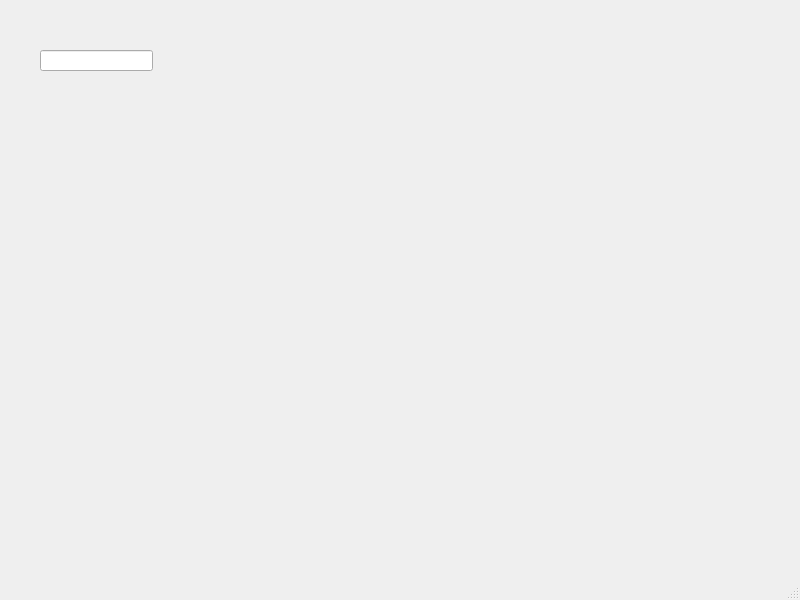
<?xml version="1.0" encoding="UTF-8"?>
<ui version="4.0">
 <class>MainWindow</class>
 <widget class="QMainWindow" name="MainWindow">
  <property name="geometry">
   <rect>
    <x>0</x>
    <y>0</y>
    <width>800</width>
    <height>600</height>
   </rect>
  </property>
  <property name="windowTitle">
   <string>MainWindow</string>
  </property>
  <widget class="QWidget" name="centralwidget">
   <widget class="QLineEdit" name="searchEdit">
    <property name="geometry">
     <rect>
      <x>40</x>
      <y>50</y>
      <width>113</width>
      <height>21</height>
     </rect>
    </property>
   </widget>
  </widget>
  <widget class="QMenuBar" name="menubar">
   <property name="geometry">
    <rect>
     <x>0</x>
     <y>0</y>
     <width>800</width>
     <height>22</height>
    </rect>
   </property>
  </widget>
  <widget class="QStatusBar" name="statusbar"/>
 </widget>
 <resources/>
 <connections/>
</ui>
